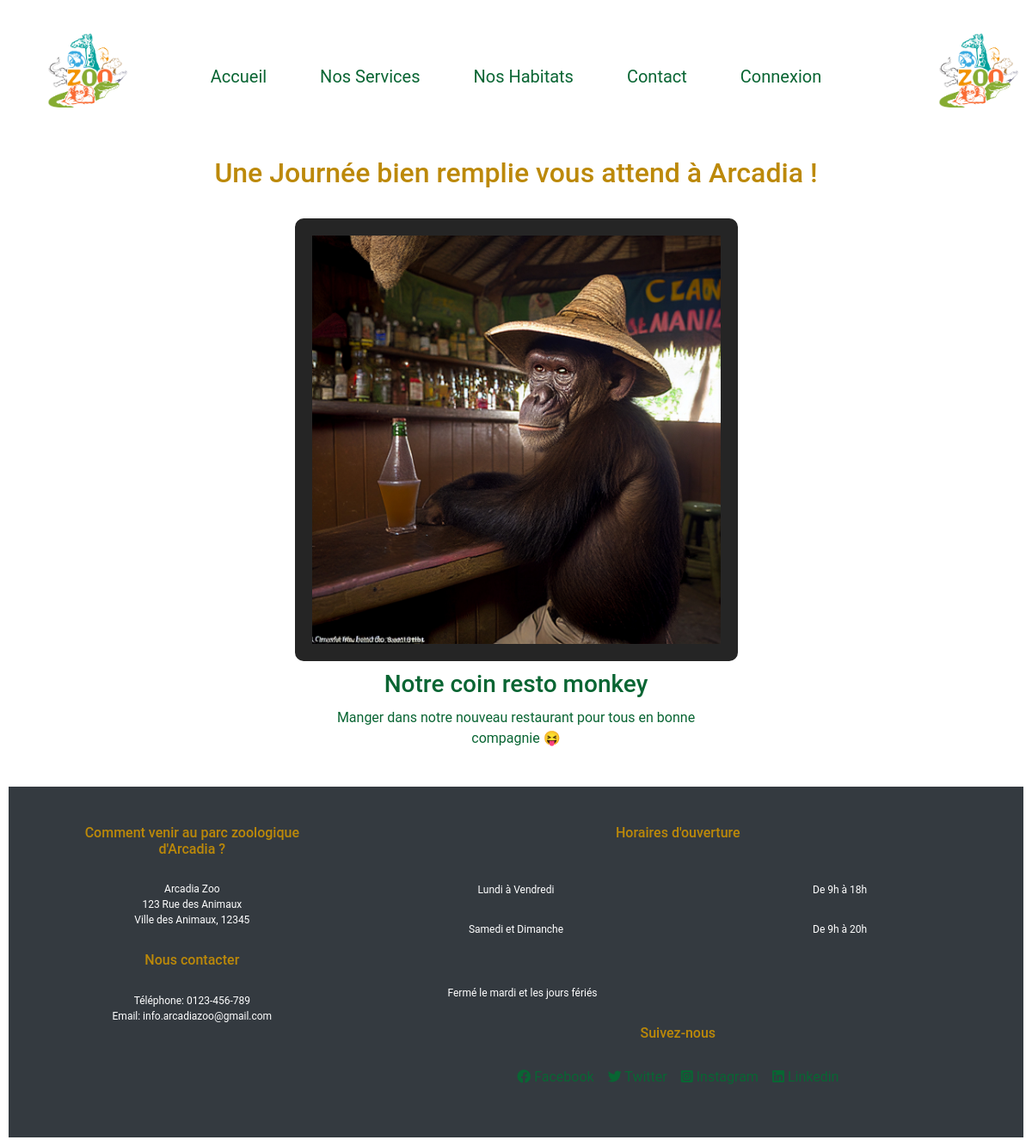
The app's page /public/services.php, older data.
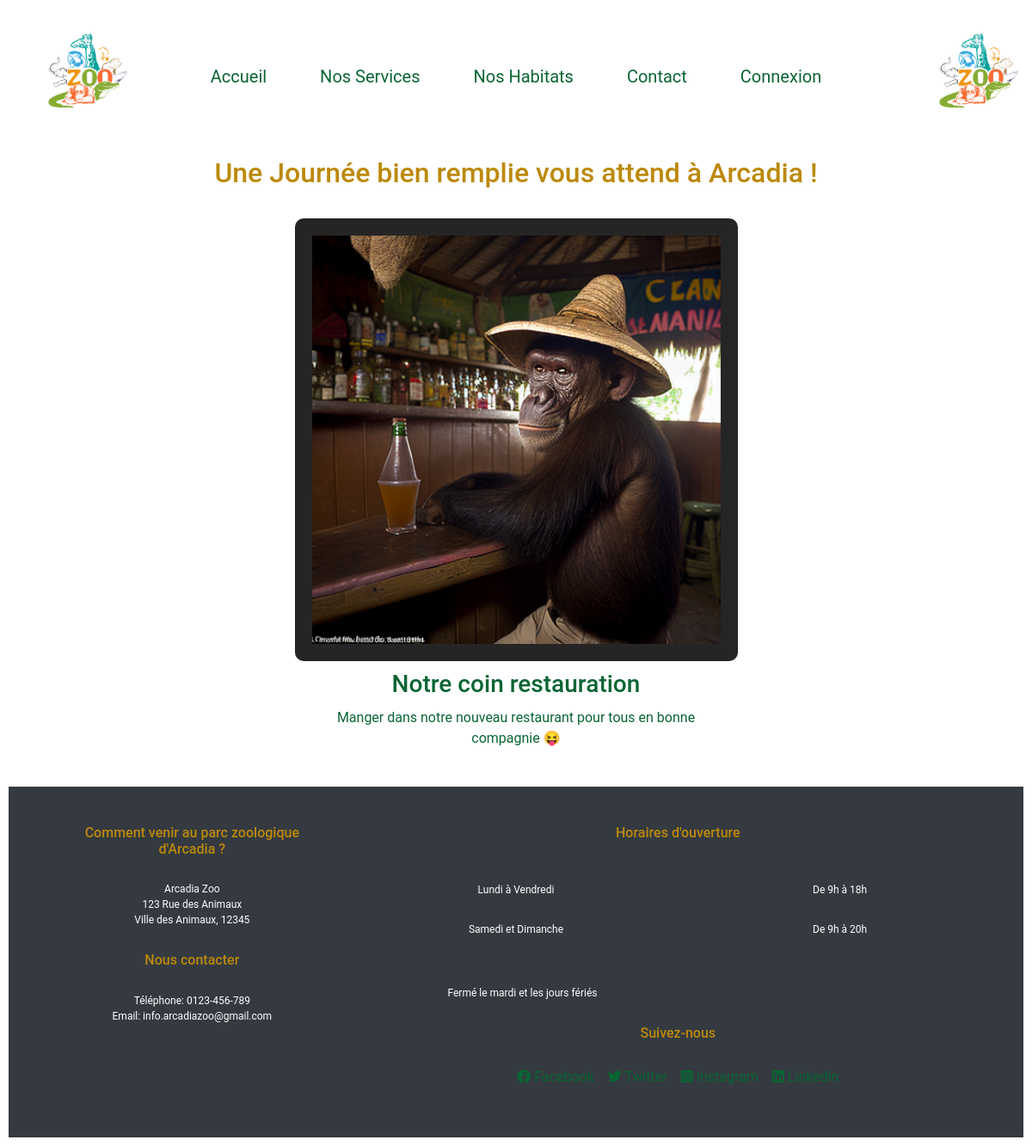
The same page, newer data.
### tables this page shows
CREATE TABLE `Services` (
  `IdService` int(11) NOT NULL,
  `NomService` varchar(100) NOT NULL,
  `DescriptionService` text DEFAULT NULL,
  `ImageService` varchar(255) DEFAULT NULL
);

### public/services.php (the view, shortened to what the changed rows need)
<?php
require_once('../back-end-php/config.php');
$sql = "SELECT NomService, DescriptionService, ImageService FROM services";
$result = $conn->query($sql);
?>
<!DOCTYPE html>
<html lang="fr">
<head>
  <link rel="stylesheet" href="https://stackpath.bootstrapcdn.com/bootstrap/4.5.2/css/bootstrap.min.css">
  <link rel="stylesheet" href="/assets/style.css">
  <link rel="stylesheet" href="https://cdnjs.cloudflare.com/ajax/libs/font-awesome/5.15.4/css/all.min.css" />
</head>
<body>
  <div class="container mt-4">
    <h2 class="text-center mb-4">Une Journée bien remplie vous attend à Arcadia !</h2>
    <div id="carouselServices" class="carousel slide" data-ride="carousel">
      <div class="carousel-inner">
        <?php
        $active = true;
        if ($result !== false && $result->rowCount() > 0) {
          while ($row = $result->fetch(PDO::FETCH_ASSOC)) {
            ?>
            <div class="carousel-item <?php echo $active ? 'active' : ''; ?>">
              <div class="row justify-content-center">
                <div class="col-md-6">
                  <div class="service">
                    <?php
                    if (!empty($row['ImageService'])) {
                      echo '<img src="' . htmlspecialchars($row['ImageService']) . '" alt="' . htmlspecialchars($row['NomService']) . '" class="img-fluid" />';
                    } else {
                      echo '<img src="/assets/images/default-service-image.jpg" alt="' . htmlspecialchars($row['NomService']) . '" class="img-fluid" />';
                    }
                    ?>
                    <h3><?php echo htmlspecialchars($row['NomService']); ?></h3>
                    <p><?php echo htmlspecialchars($row['DescriptionService']); ?></p>
                  </div>
                </div>
              </div>
            </div>
            <?php
            $active = false;
          }
        } else {
          ?>
          <p class="text-center">Aucun service disponible pour le moment.</p>
          <?php
        }
        ?>
      </div>
    </div>
  </div>
</body>
</html>

Row changes from the older to the newer data that the page shows:
changed services "Manger dans notre nouveau restaurant pour tous en bonne compagnie 😝": NomService "Notre coin resto monkey" → "Notre coin restauration"
